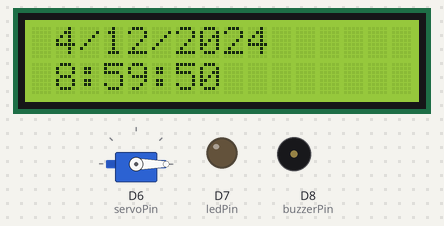
The sketch below on a simulated Arduino Uno R4 WiFi. On the bench: servo, 16×2 character LCD, output pins drawn as LEDs (lit = HIGH), buzzer (waves = sounding, pin HIGH). The local clock reads 2024-03-15 10:24:30 at power-on unless the sketch sets it; what the sketch prints to the serial monitor is not drawn.

Above: at 0.1 s.
At 11.12 s:
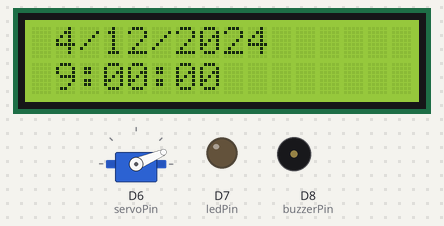
At 13.22 s:
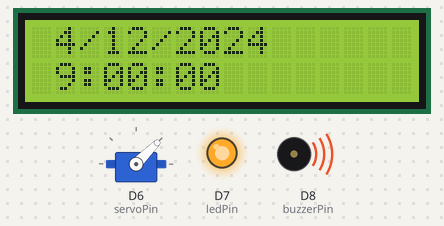
At 19.1 s:
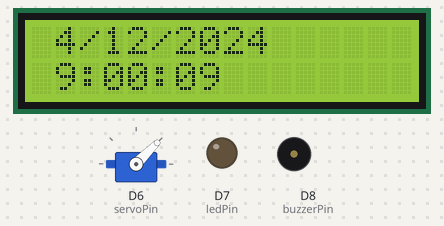
At 28.23 s:
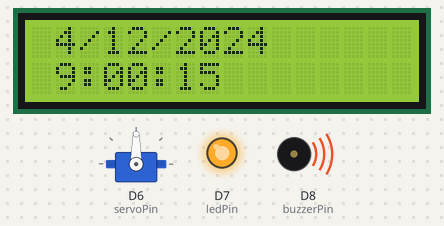
At 39.1 s:
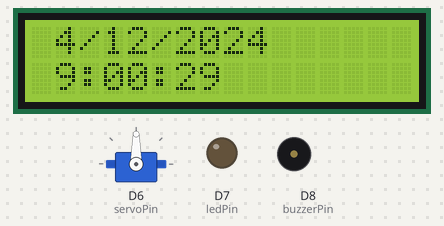
Timing chart, 0 to 40.0 s (numbered marks = the images above):
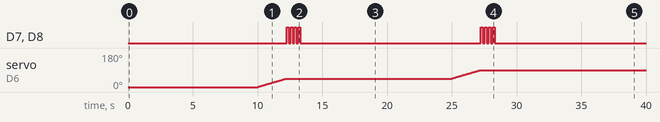

Measured:
- by itself, servo on D6 (servoPin): moves from 0° to 90° over 17.2 s
- by itself, D7 (ledPin), D8 (buzzerPin): goes 3 × (HIGH 0.15 s, LOW 0.15 s), HIGH 0.15 s, LOW 14.0 s, 3 × (HIGH 0.15 s, LOW 0.15 s), HIGH 0.15 s, then LOW
- what the display in image 3 shows lasts 1.0 s, from 19.0 s to 20.0 s

The sketch:

automatic_dog_treat_dispenser.ino
```cpp
/* automatic dog (or cat) treat dispenser code
for parts list, circuit diagram, and instructions see:

https://www.sciencebuddies.org/science-fair-projects/project-ideas/Elec_p106/electricity-electronics/automatic-dog-treat-dispenser

This code assumes you are using the built-in RTC on an Arduino UNO R4. To modify the code for an external RTC, see:

https://www.sciencebuddies.org/science-fair-projects/references/how-to-use-an-arduino#step36

*/

// include libraries
#include <Servo.h>
#include <LiquidCrystal.h>
#include <RTC.h>

Servo servo; // create servo object

// constant variables for pins
const int servoPin = 6;
const int buttonPin = 9;
const int ledPin = 7;
const int buzzerPin = 8;

// other variables
int angle = 0;
int angleIncrement = 45;  // default 45 degrees for 4 compartments, change for different number of compartments
int newAngle;
int buttonState;
int movementDelay = 50;
int debounceDelay = 1000;

// time variables
int year;
int month;
int day;
int hour;
int minutes;
int seconds;

// initialize the library by associating any needed LCD interface pin
// with the arduino pin number it is connected to
const int rs = 12, en = 11, d4 = 5, d5 = 4, d6 = 3, d7 = 2;
LiquidCrystal lcd(rs, en, d4, d5, d6, d7);

void setup(){ // setup code that only runs once
  pinMode(buttonPin, INPUT); // set button pin as input
  pinMode(ledPin,OUTPUT);    // set LED pin as output
  pinMode(buzzerPin,OUTPUT); // set buzzer pin as output
  digitalWrite(ledPin,LOW);  // make sure LED is off
  digitalWrite(buzzerPin,LOW);  // make sure buzzer is off
  servo.attach(servoPin);    // attach servo object to servoPin
  servo.write(angle);        // set servo to initial angle
  Serial.begin(9600);        // initialize serial for debugging

  // set up the LCD's number of columns and rows:
  lcd.begin(16, 2);

  // initialize the RTC and set the current date and time
  // you will need to manually adjust the time right before you upload the code
  RTC.begin();
  RTCTime startTime(12, Month::APRIL, 2024, 8, 59, 50, DayOfWeek::FRIDAY, SaveLight::SAVING_TIME_ACTIVE);
  RTC.setTime(startTime);
}

void loop(){  // code that loops forever
  updateLCD();  // display the current date and time on the screen (see function below)

  Serial.println(angle);                // print the servo angle

  // detect certain times and rotate the servo mechanism ahead by one compartment.
  // the example code rotates the servo once per minute when the seconds variable equals 0.
  // change to detect different times of day, for example (hours == 9 && minutes == 0 && seconds == 0) would detect 9:00:00 AM
  // use additional "else if" conditions to detect more than one time

  if(seconds == 0 || seconds == 15 || seconds == 30 || seconds == 45){     // rotate servo once every 15 seconds
    newAngle = angle + angleIncrement; // increase angle by increment
    if (newAngle<=180){           // if the new angle is less than or equal to 180, increase angle
    	while(angle < newAngle){    // increase angle until it reaches the new angle
      	angle = angle + 1;        // increase angle by 1
      	servo.write(angle);       // move the servo
        Serial.println(angle);    // print the angle
      	delay(movementDelay);     // delay to slow down movement
    	}
      // optional - flash LED and buzzer - uncomment next line
      flashLED(4,150);    // flashLED(number of flashes, delay in milliseconds), see function below
    }
    else{ // if the new angle is greater than 180, wait for button press then reset angle to 0
      while(angle>0){         // decrease angle until it reaches 0
        angle = angle - 1;    // decrease angle by 1
        servo.write(angle);   // move the servo
        Serial.println(angle);// print the angle
        delay(movementDelay); // delay to slow down movement
      }
      lcd.clear();
      lcd.setCursor(0,0);
      lcd.print("Press button to");
      lcd.setCursor(0,1);
      lcd.print("to restart.");
      while(digitalRead(buttonPin)==LOW){}; // the code will get stuck in this loop until you press the button and the pin goes high
      lcd.clear();
    }
  }
}

void flashLED(int numFlashes, int flashDelay){  // alarm function to flash LED and sound buzzer
  for (int i = 0; i<numFlashes; i++){  // loop to flash LED/buzzer numFlashes times
    digitalWrite(ledPin,HIGH);         // turn LED on
    digitalWrite(buzzerPin,HIGH);      // turn buzzer on
    delay(flashDelay);                 // delay
    digitalWrite(ledPin,LOW);          // turn LED off
    digitalWrite(buzzerPin,LOW);       // turn buzzer off
    delay(flashDelay);                 // delay
  }
}

void updateLCD(){    // function to update LCD screen
  // get current time from the RTC
  RTCTime currentTime;
  RTC.getTime(currentTime);
  // store current time variables
  year = currentTime.getYear();
  month = Month2int(currentTime.getMonth());
  day = currentTime.getDayOfMonth();
  hour = currentTime.getHour();
  minutes = currentTime.getMinutes();
  seconds = currentTime.getSeconds();

  // set the cursor to column 0, line 1
  // (note: line 1 is the second row, since counting begins with 0):
  lcd.setCursor(0, 0);
  // print month/day/year (rearrange for different date formats)
  // add leading spaces if month or day are less than 10 to keep spacing consistent
  // (always use 2 characters for month and day)
  if(month<10){   // print extra space if month is less than 10
    lcd.print(" ");
  }
  lcd.print(month);  // print the month
  lcd.print("/");
  if(day<10){        // print extra space if the day is less than 10
    lcd.print(" ");
  }
  lcd.print(day);    // print the day
  lcd.print("/");
  lcd.print(year);   // print the year

  // print time in hh:mm:ss format
  // add leading zeroes if minutes or seconds are less than ten to keep spacing consistent
  lcd.setCursor(0, 1);  // move cursor to second row
  if(hour<10){          // print leading space if hour is less than 10
    lcd.print(" ");
  }
  lcd.print(hour);      // print the hour
  lcd.print(":");
  if(minutes<10){       // print leading zero if minute is less than 10
    lcd.print("0");
  }
  lcd.print(minutes);   // print the minute
  lcd.print(":");
  if(seconds<10){       // print leading zero if second is less than 10
    lcd.print("0");
  }
  lcd.print(seconds);   // print the second
}
```
